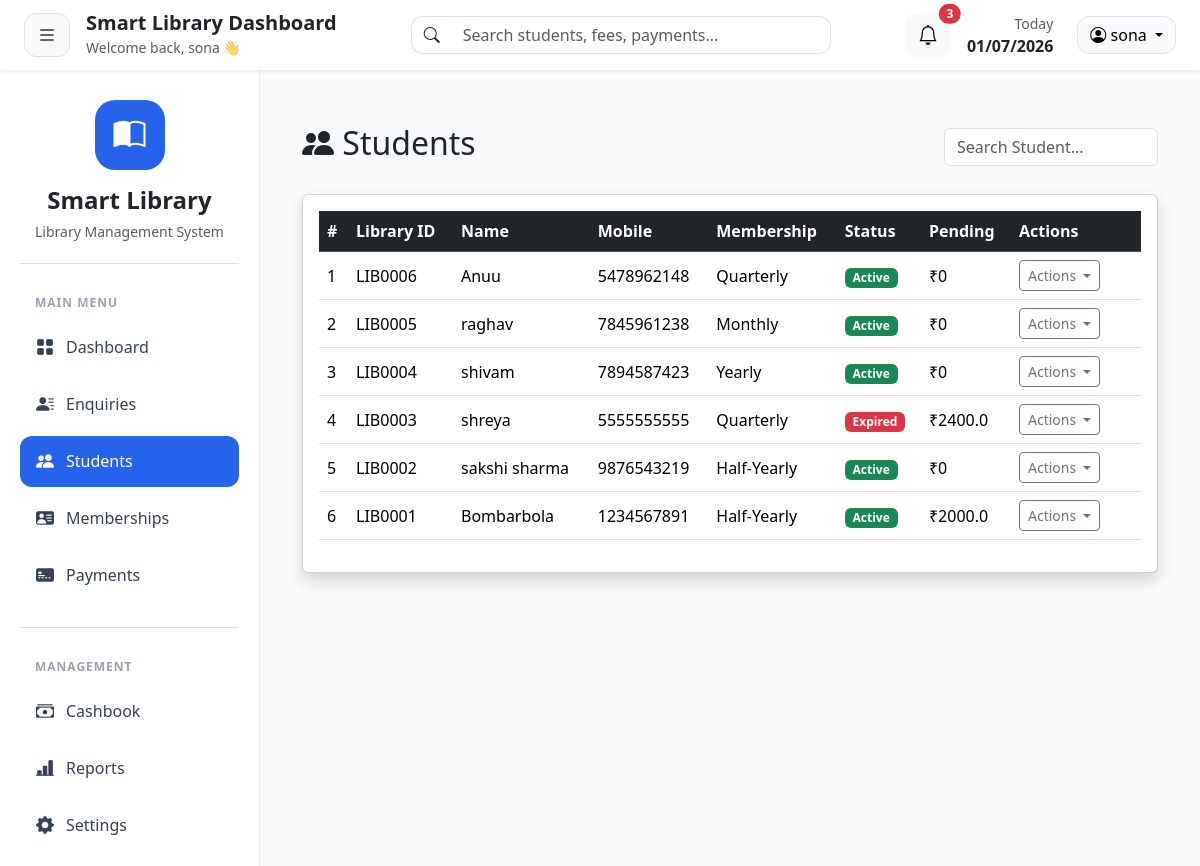
/students/ (signed in), run on the app's committed database.
### tables this page shows
CREATE TABLE memberships (
    membership_id INTEGER PRIMARY KEY AUTOINCREMENT,
    student_id INTEGER NOT NULL,
    plan_name TEXT NOT NULL,
    joining_date DATE NOT NULL,
    duration_days INTEGER ,
    end_date DATE NOT NULL,
    total_fee REAL NOT NULL,
    paid_amount REAL DEFAULT 0,
    pending_amount REAL DEFAULT 0,
    remarks TEXT,
    membership_status TEXT DEFAULT 'Active',

    created_at TIMESTAMP DEFAULT CURRENT_TIMESTAMP,

    FOREIGN KEY(student_id)
    REFERENCES students(student_id)
);

CREATE TABLE "students" (
                student_id  INTEGER PRIMARY KEY AUTOINCREMENT,
                admin_id    INTEGER NOT NULL DEFAULT 1,
                enquiry_id  INTEGER,
                full_name   TEXT NOT NULL,
                mobile      TEXT NOT NULL,
                address     TEXT,
                id_proof    TEXT,
                purpose     TEXT,
                shift       TEXT,
                join_date   DATE,
                status      TEXT DEFAULT 'Active',
                created_at  TIMESTAMP DEFAULT CURRENT_TIMESTAMP,
                UNIQUE(mobile, admin_id)
            );

### routes/student.py (the view)
@student_bp.route("/")
def index():
    if "admin_id" not in session:
        return redirect("/")
    admin_id = session["admin_id"]
    conn = get_connection()
    cursor = conn.cursor()
    cursor.execute("""
        SELECT
            s.student_id,
            s.full_name,
            s.mobile,
            s.purpose,
            s.shift,
            s.status,

            m.membership_id,
            m.plan_name,
            m.pending_amount,
            CASE
                WHEN m.end_date IS NOT NULL AND m.end_date < DATE('now') THEN 'Expired'
                ELSE m.membership_status
            END AS membership_status

        FROM students s

        LEFT JOIN memberships m
            ON m.membership_id = (
                SELECT membership_id
                FROM memberships
                WHERE student_id = s.student_id
                ORDER BY membership_id DESC
                LIMIT 1
            )

        WHERE s.admin_id = ?
        ORDER BY s.student_id DESC
    """, (admin_id,))
    students = cursor.fetchall()
    conn.close()
    return render_template("students/index.html", students=students)

### database/db.py (called while the page is built)
def get_connection():
    connection = sqlite3.connect(DATABASE_PATH)
    connection.row_factory = sqlite3.Row
    return connection

### templates/students/index.html (shortened to what this page needs)
{% extends "layouts/base.html" %}
{% block content %}
<div class="container-fluid mt-4">
    <div class="d-flex justify-content-between align-items-center mb-4">
        <h2>
            <i class="bi bi-people-fill"></i>
            Students
        </h2>
        <input
            type="text"
            id="searchStudent"
            class="form-control w-25"
            placeholder="Search Student...">
    </div>
    <div class="card shadow">
        <div class="card-body">
            <table class="table table-hover align-middle" id="studentTable">
                <thead class="table-dark">
                    <tr>
                        <th>#</th>
                        <th>Library ID</th>
                        <th>Name</th>
                        <th>Mobile</th>
                        <th>Membership</th>
                        <th>Status</th>
                        <th>Pending</th>
                        <th width="130">
                            Actions
                        </th>
                    </tr>
                </thead>
                <tbody>
                {% for student in students %}
                <tr>
                    <td>{{ loop.index }}</td>
                    <td>
                        LIB{{ "%04d"|format(student.student_id) }}
                    </td>
                    <td>{{ student.full_name }}</td>
                    <td>{{ student.mobile }}</td>
                    <td>
                        {{ student.plan_name or "-" }}
                    </td>
                    <td>
                        {% if student.membership_status == "Active" %}
                        <span class="badge bg-success">
                            Active
                        </span>
                        {% else %}
                        <span class="badge bg-danger">
                            Expired
                        </span>
                        {% endif %}
                    </td>
                    <td>
                        ₹{{ student.pending_amount or 0 }}
                    </td>
                    <td>
                        <div class="dropdown">
                            <button
                                class="btn btn-outline-secondary btn-sm dropdown-toggle"
                                type="button"
                                data-bs-toggle="dropdown"
                                aria-expanded="false">
                                Actions
                            </button>
                        </div>
                    </td>
                </tr>
                {% endfor %}
                </tbody>
            </table>
        </div>
    </div>
</div>
{% endblock %}

### data on the page
memberships: full_name "Anuu", mobile "5478962148", plan_name "Quarterly", shows "Active", pending_amount "0"
students: student_id "0006"
memberships: full_name "raghav", mobile "7845961238", plan_name "Monthly", shows "Active", pending_amount "0"
students: student_id "0005"
memberships: full_name "shivam", mobile "7894587423", plan_name "Yearly", shows "Active", pending_amount "0"
students: student_id "0004"
memberships: full_name "shreya", mobile "5555555555", plan_name "Quarterly", shows "Expired", pending_amount "2400.0"
students: student_id "0003"
memberships: full_name "sakshi sharma", mobile "9876543219", plan_name "Half-Yearly", shows "Active", pending_amount "0"
students: student_id "0002"
memberships: full_name "Bombarbola", mobile "1234567891", plan_name "Half-Yearly", shows "Active", pending_amount "2000.0"
students: student_id "0001"

### other printed values
{{ session.get('username', 'Admin') }} "sona"
